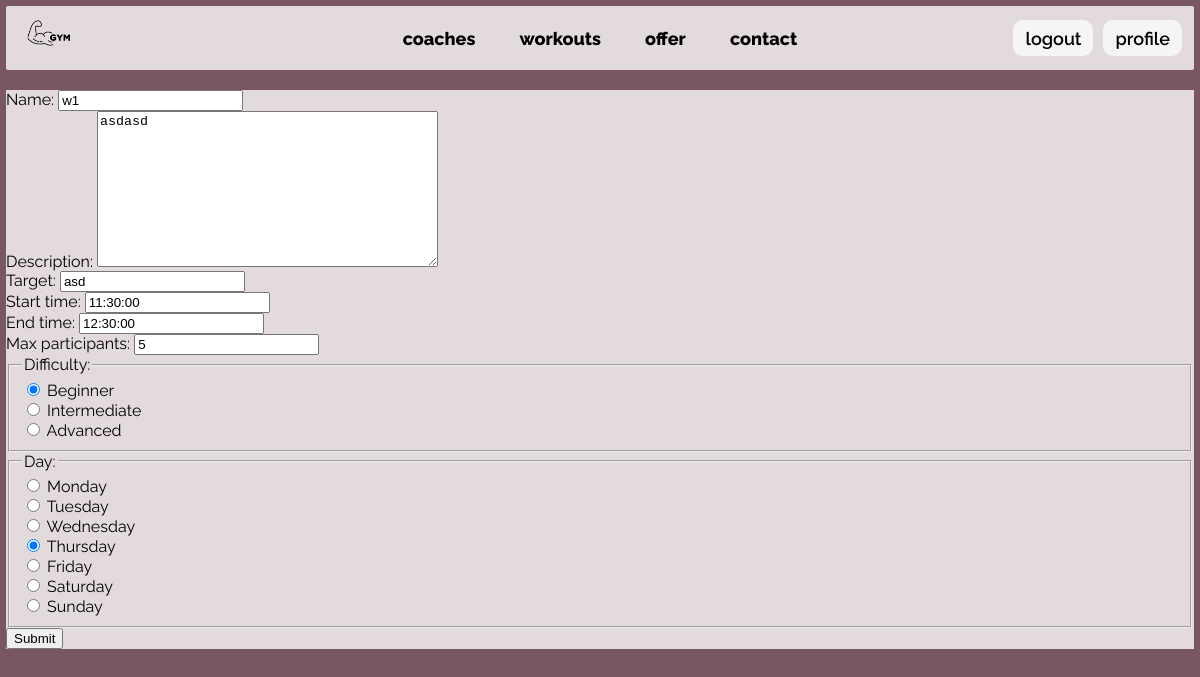
The page /workout/edit/?workout_id=2 (signed in) on the database its author committed.
### workout/models.py (models this page shows)
class Workout(models.Model):
    name = models.CharField(max_length=100)
    coach = models.ForeignKey(User, on_delete=models.CASCADE, related_name='coach_workouts')
    client = models.ManyToManyField(User, related_name='client_workouts')
    description = models.TextField()
    target = models.CharField(max_length=50)
    start_time = models.TimeField(null=True)
    end_time = models.TimeField(null=True)
    max_participants = models.IntegerField()
    class Difficulty(models.TextChoices):
        BEGINNER = 'beginner', 'Beginner'
        INTERMEDIATE = 'intermediate', 'Intermediate'
        ADVANCED = 'advanced', 'Advanced'
    difficulty = models.CharField(
        max_length=20,
        choices=Difficulty.choices,
        null=True,
    )
    class Weekdays(models.TextChoices):
        MONDAY = 'monday', 'Monday'
        TUESDAY = 'tuesday', 'Tuesday'
        WEDNESDAY = 'wednesday', 'Wednesday'
        THURSDAY = 'thursday', 'Thursday'
        FRIDAY = 'friday', 'Friday'
        SATURDAY = 'saturday', 'Saturday'
        SUNDAY = 'sunday', 'Sunday'
    day = models.CharField(
        choices=Weekdays.choices,
        max_length=10,
        null=True,
    )
    class Status(models.TextChoices):
        ACTIVE = 'active', 'Active'
        INACTIVE = 'inactive', 'Inactive'
    status = models.CharField(
        choices=Status.choices,
        default=Status.ACTIVE,
        max_length=10,
    )

### workout/views.py (the view)
# urls.py: path('edit/', views.edit_workout, name='edit_workout'),
def edit_workout(request):
    workout_id = request.GET.get('workout_id')
    workout = Workout.objects.get(id=workout_id)
    if workout.coach != request.user:
        return HttpResponse('not authorized')
    if request.method == "POST":
        form = AddWorkoutForm(request.POST, instance=workout)
        form.save()
        return redirect("users:current_profile")
    form = AddWorkoutForm(instance=workout)
    return render(request, "workout/add.html", {'form': form})

### workout/forms.py (shortened to what this page needs)
class AddWorkoutForm(forms.ModelForm):
    class Meta:
        model = Workout
        exclude = ('user', 'coach', 'status', 'client')
        widgets = {
            'difficulty': forms.RadioSelect(),
            'day' : forms.RadioSelect(),
        }
    def __init__(self, *args, **kwargs):
        super().__init__(*args, **kwargs)
        self.fields['difficulty'].choices = delete_null_choice(self.fields['difficulty'].choices)
        self.fields['day'].choices = delete_null_choice(self.fields['day'].choices)

### utils.py (called while the page is built)
def delete_null_choice(choices: list[tuple[str, str]]) -> list[tuple[str, str]]:
    return [choice for choice in choices if choice[0]]

### workout/templates/workout/add.html (shortened to what this page needs)
{% extends 'core/index.html' %}
{% block content %}
    <form method="post">
        {{ form }}
        <button type="submit" value="add_workout">Submit</button>
    </form>
{% endblock %}

### core/static/styles.css (style rules this page uses)
body { font-family: "Raleway", serif; font-optical-sizing: auto; font-style: normal; background: #795663; display: flex; flex-direction: column; align-items: center; margin: 0.5vw 0.5vw; }

### rows shown on the page
Workout: name "w1", description "asdasd", target "asd", start_time "11:30:00", end_time "12:30:00", max_participants "5", difficulty "☑ Beginner ☐ Intermediate ☐ Advanced", day "☐ Monday ☐ Tuesday ☐ Wednesday ☑ Thursday ☐ Friday ☐ Saturday ☐ Sunday"
